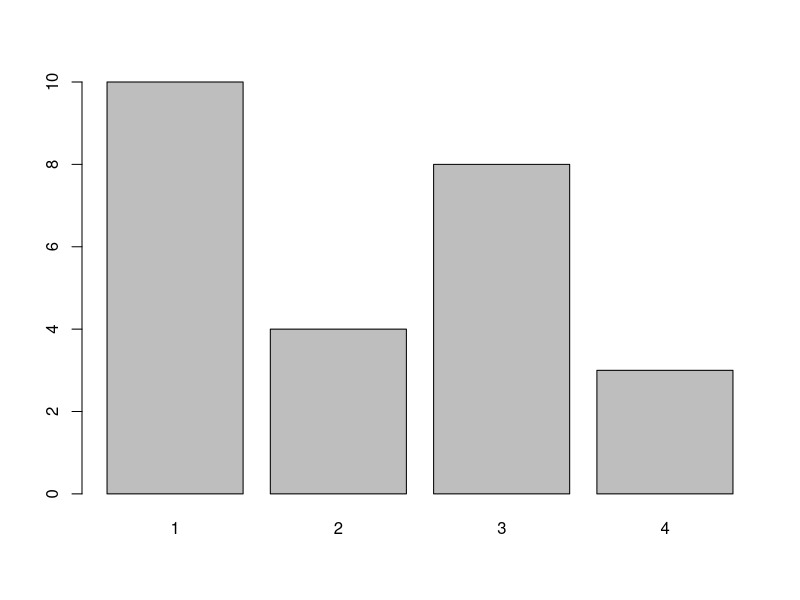

Source code (R):
#데이터 프레임 저장할때 text(read.tabel 구분자 "" ), csv(read.csv, 구분자가 없음)로 정할 수 있음
# 둘다 불어 올때 상대경로 정확한게 기재
# 내부 임포트 인스톨 하고 라이브러리(mass)/ data(geyser) 이렇게 써줘야 함 
# install.packages("MASS") : 인스톨 할때 str로 써야줘야 함
#임포트 할때는 library(MASS) "" 없이 
# data(geyser)는 라이브러리 마다 가지고 있는 샘플 데이터 
# 파일로 만들때는 
# write.table(fiathful, file="faithfaul.csv")
#  헤더를 변수명으로 가져오는지 

install.packages("MASS")
library(MASS)
data("geyser")
head(geyser)
tail(geyser)

# Barchart(막대그래프)
beer=c(3,4,1,1,3,4,3,3,1,3,2,1,2,1,2,3,2,3,1,1,1,1,4,3,1)

# 프리컨시가 뭐더라?? 빈도
table(beer)
barplot(table(beer))

